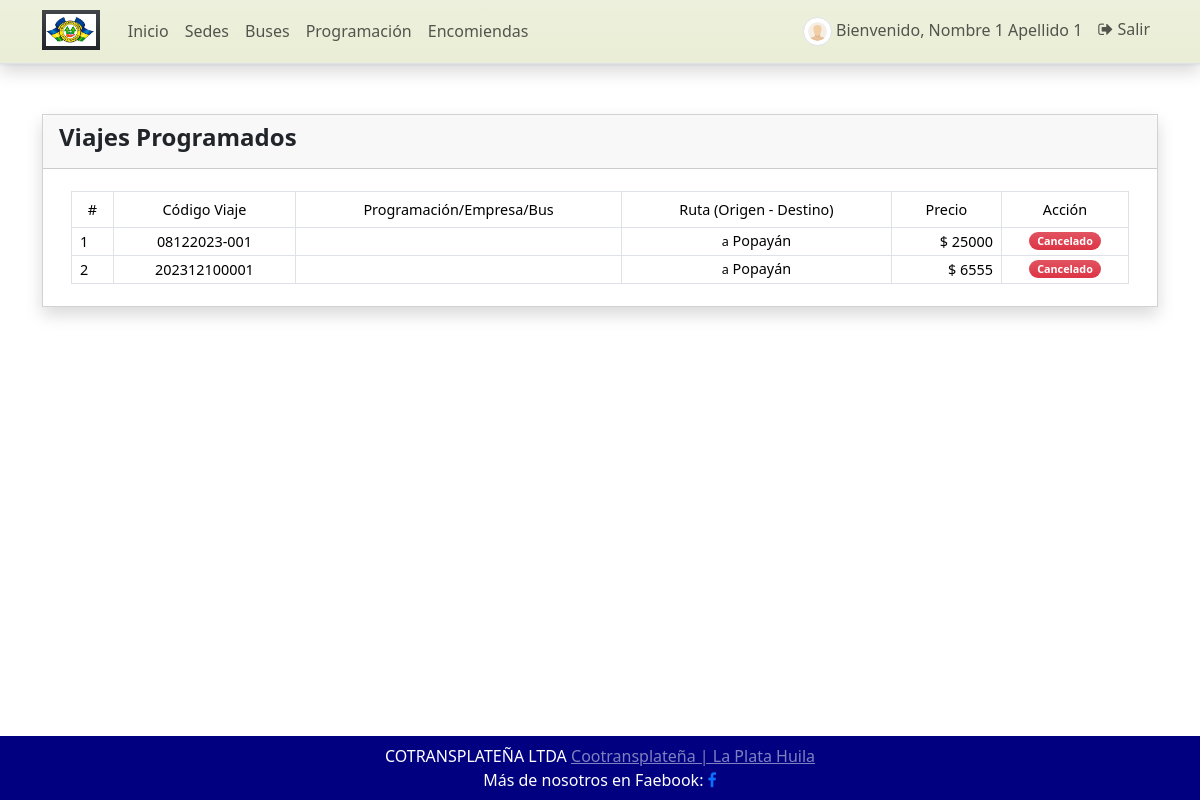
Page /viajes_programados (signed in) on the earlier database version.
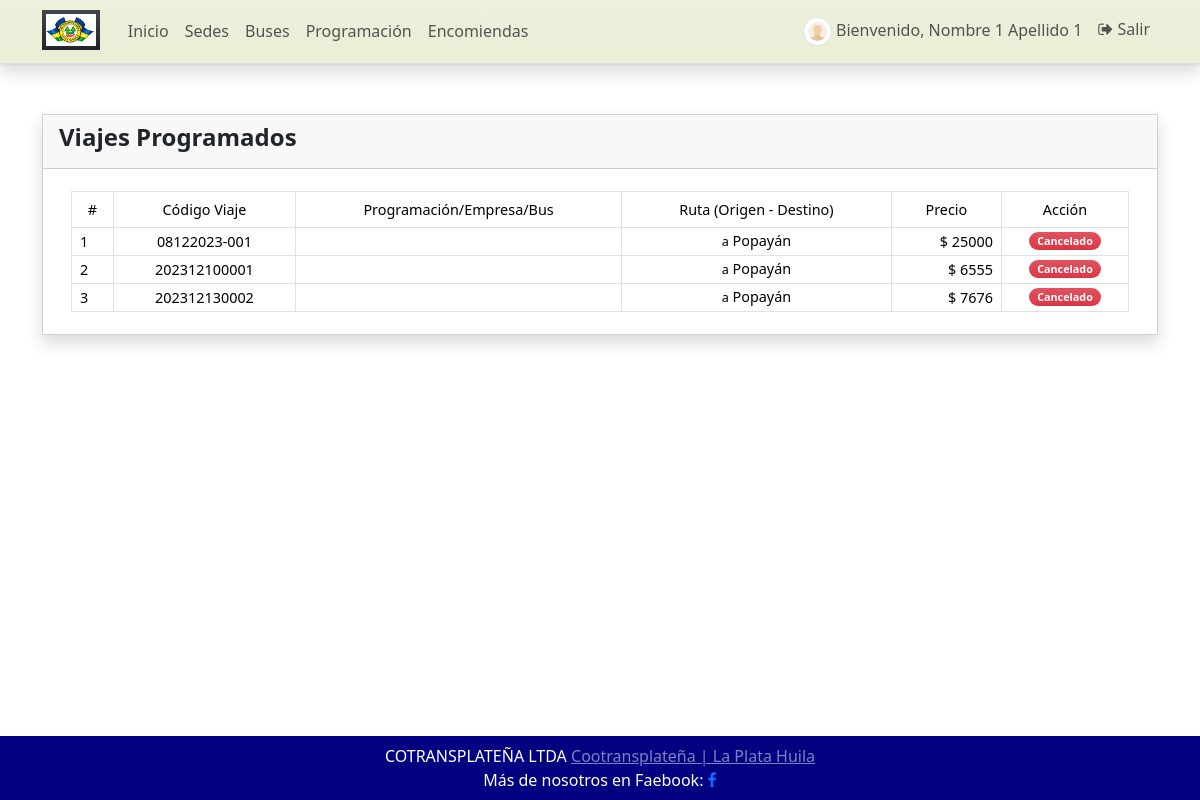
Same page on the later database version.
### GestorApp/models.py (models this page shows, shortened)
class Programacion(models.Model):
    codigo = models.CharField(max_length=100)
    bus = models.ForeignKey(Bus, on_delete=models.CASCADE)
    conductor = models.ForeignKey(Conductor, on_delete=models.CASCADE)
    origen = models.ForeignKey(Sede, on_delete=models.CASCADE, related_name='origen')
    destino = models.ForeignKey(Sede, on_delete=models.CASCADE, related_name='destino')
    programacion = models.DateTimeField()
    precio = models.IntegerField(default=0, validators=[MinValueValidator(5000), MaxValueValidator(75000)])
    estado = models.CharField(max_length=2, choices=(('0','Cancelado'),('1','Despachado')), default=1)
    fecha_creado = models.DateTimeField(default=timezone.now)
    fecha_actualizado = models.DateTimeField(auto_now=True)
    class Meta:
        verbose_name_plural = 'Programación'

class Sede(models.Model):
    sede = models.CharField(max_length=250)
    tipo = models.CharField(max_length=2, choices=(('1','Terminal'),('2','Oficina'),('3','Paradero')), default='1')
    fecha_creado = models.DateTimeField(default=timezone.now)
    fecha_actualizado = models.DateTimeField(auto_now=True)
    def __str__(self):
        return self.sede

### GestorApp/views.py (the view, shortened to what this page needs)
# urls.py: path('viajes_programados',views.viajes_programados,name='viajes-programados-pagina'),
def viajes_programados(request: HttpRequest):
    if not request.method == 'POST':
        context['page_title'] = "Viajes Programacions"
        programaciones = Programacion.objects.filter(estado=1, programacion__gt=datetime.now()).all()
        context['programaciones'] = programaciones
        context['is_searched'] = False
        context['data'] = {}
    return render(request, 'viajes_programados.html', context)

### GestorApp/templates/viajes_programados.html (shortened to what this page needs)
{% extends 'base.html' %}
{% block Contenido %}
    <div class="col-lg-12 col-md-12 col-sm-12 col-xs-12">
        <div class="card card-default rounded-0 shadow ">
            <div class="card-header">
                <div class="d-flex w-100 align-items-center justify-content-between">
                    <h4 class="card-title fw-bold">
                        {% if not is_searched %}
                        Viajes Programados
                        {% else %}
                        Resultados || Viajes Programados
                        {% endif %}</h4>
                </div>
            </div>
            <div class="card-body">
                <div class="container-fluid">
                    <table class="table table-bordered" id="programado-lista">
                        <thead>
                        <tr class="bg-gradient bg-primary bg-opacity-50 text-light">
                            <th class="px-2 py-2 text-center">#</th>
                            <th class="px-2 py-2 text-center">Código Viaje</th>
                            <th class="px-2 py-2 text-center">Programación/Empresa/Bus</th>
                            <th class="px-2 py-2 text-center">Ruta (Origen - Destino)</th>
                            <th class="px-2 py-2 text-center">Precio</th>
                            <th class="px-2 py-2 text-center">Acción</th>
                        </tr>
                        </thead>
                        <tbody>
                            {% for programacion in programaciones %}
                            <tr>
                                <td class="px-2 py-1 align-middle ">{{ forloop.counter }}</td>
                                <td class="px-2 py-1 align-middle text-center"> {{ programacion.codigo }} </td>
                                <td class="px-2 py-1 align-middle">
                                </td>
                                <td class="px-2 py-1 align-middle">
                                    <div class="lh-1 text-sm-center">
                                        <div> <small>a</small> {{ programacion.destino }}</div>
                                    </div>
                                </td>
                                <td class="px-2 py-1 align-middle text-end"> $ {{ programacion.precio }} </td>
                                <td class="px-1 py-1 align-middle text-center">
                                    {% if programado.estado == '1' %}
                                        <span class="badge bg-primary bg-gradient rounded-pill px-2">Programado</span> {% else %}
                                        <span class="badge bg-danger bg-gradient rounded-pill px-2">Cancelado</span> {% endif %}
                                </td>
                            </tr>
                        {% endfor %}
                        </tbody>
                    </table>
                </div>
            </div>
        </div>
    </div>
{% endblock Contenido %}

Differences in the rows shown:
added Programacion: codigo "202312130002", destino "Popayán", precio "7676"
